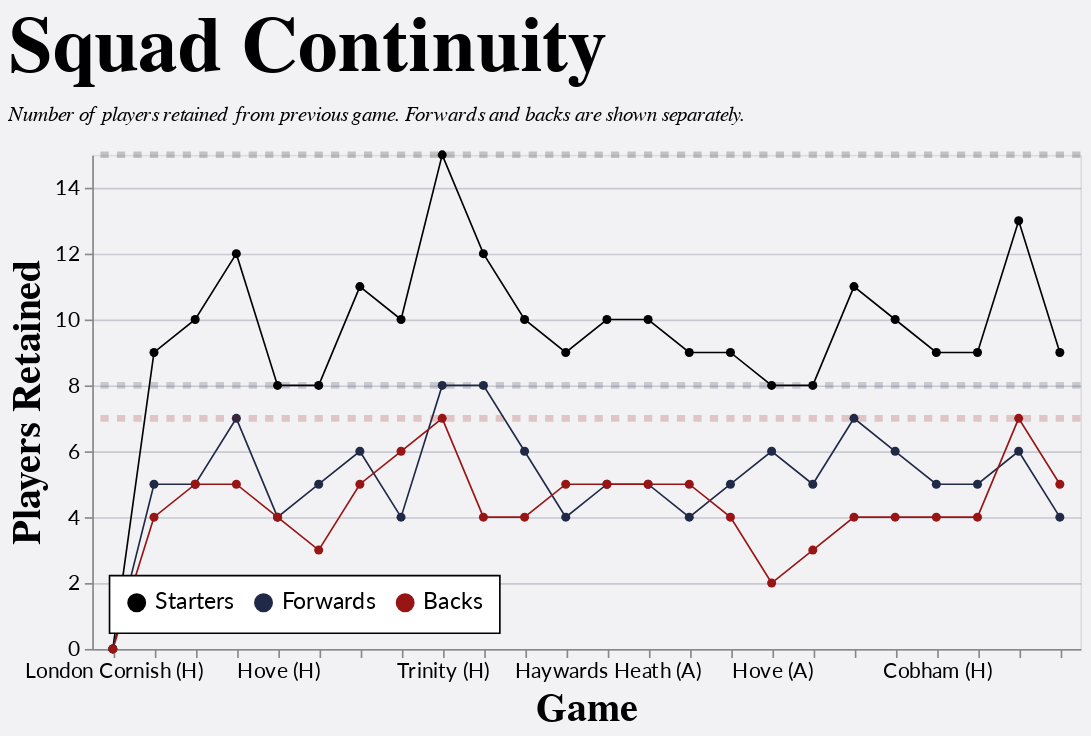

Notebook source saved alongside this figure:
### Code cell
cont_df = team_sheets()

df = cont_df[(cont_df["Squad"] == "1st") & (cont_df["Season"] == "2024/25")].reset_index()


line = (
    alt.Chart(df)
    .mark_line(point=True, size=1)
    .transform_fold(
        ["Starters_retained", "Forwards_retained", "Backs_retained"],
        as_=["Retained", "Count"]
    )
    .transform_calculate(
        Retained="replace(datum.Retained, '_retained', '')"
    )
    .encode(
        x=alt.X("GameID:O", title="Game", axis=alt.Axis(labelOverlap=True), sort=alt.EncodingSortField(field="index")),
        y=alt.Y("Count:Q", title="Players Retained", scale=alt.Scale(domain=[0, 15])),
        color=alt.Color(
            "Retained:N", 
            title=None, 
            scale=alt.Scale(
                domain=["Starters", "Forwards", "Backs"], 
                range=["black", "#202946", "#981515"]
            ),
            legend=alt.Legend(orient="bottom-left", direction="horizontal")
        ),
        tooltip=[
            alt.Tooltip("GameID:O", title="Game"),
            alt.Tooltip("Retained:N", title="Players"),
            alt.Tooltip("Count:Q", title="Retained from previous game"),
        ],
    )
)

# Add horizontal line at 15
line = line + (
    alt.Chart(pd.DataFrame({"y": [15, 8, 7], "Retained": ["Starters", "Forwards", "Backs"]}))
    .mark_rule(color="red", strokeWidth=4, opacity=0.2, strokeDash=[5, 5])
    .encode(
        y=alt.Y("y:Q", title="Players Retained", scale=alt.Scale(domain=[0, 15])),
        color=alt.Color(
            "Retained:N", 
            title=None, 
            scale=alt.Scale(
                domain=["Starters", "Forwards", "Backs"], 
                range=["black", "#202946", "#981515"]
            )
        ),
    )
)
line = line.properties(
    title=alt.Title(
        text="Squad Continuity",
        subtitle="Number of players retained from previous game. Forwards and backs are shown separately.",
    ),
    width=alt.Step(25),
    height=300,
)
line

### Figure 1 — Vega-Lite specification as saved in the notebook (floating-point values rounded to 4 significant figures)
{"config": {"axis": {"labelFont": "Lato, sans-serif", "titleFont": "PT Sans Narrow, Helvetica Neue, Helvetica, Arial, sans-serif", "labelFontSize": 13, "titleFontSize": 24, "gridColor": "#202947", "gridOpacity": 0.2}, "header": {"labelFont": "PT Sans Narrow, Helvetica Neue, Helvetica, Arial, sans-serif", "titleFont": "PT Sans Narrow, Helvetica Neue, Helvetica, Arial, sans-serif", "labelFontSize": 24, "titleFontSize": 28, "labelFontWeight": "bold", "orient": "left"}, "legend": {"labelFont": "Lato, sans-serif", "titleFont": "PT Sans Narrow, Helvetica Neue, Helvetica, Arial, sans-serif", "labelFontSize": 14, "titleFontSize": 16, "titlePadding": 5, "fillColor": "white", "strokeColor": "black", "padding": 10, "titleFontWeight": "lighter", "titleFontStyle": "italic", "titleColor": "gray", "offset": 10}, "title": {"font": "PT Sans Narrow, Helvetica Neue, Helvetica, Arial, sans-serif", "fontSize": 48, "fontWeight": "bold", "anchor": "start", "align": "center", "titlePadding": 20, "subtitlePadding": 10, "subtitleFontSize": 13, "subtitleColor": "", "subtitleFontStyle": "italic", "offset": 15, "color": "black"}, "axisX": {"labelAngle": 0}, "facet": {"title": null, "header": null, "align": {"row": "each", "column": "each"}}, "resolve": {"scale": {"y": "independent", "facet": "independent"}}, "background": "#f2f1f4"}, "layer": [{"data": {"name": "data-ac32ce4ba1a815c196261255bbebf2c3"}, "mark": {"type": "line", "point": true, "size": 1}, "encoding": {"color": {"field": "Retained", "legend": {"direction": "horizontal", "orient": "bottom-left"}, "scale": {"domain": ["Starters", "Forwards", "Backs"], "range": ["black", "#202946", "#981515"]}, "title": null, "type": "nominal"}, "tooltip": [{"field": "GameID", "title": "Game", "type": "ordinal"}, {"field": "Retained", "title": "Players", "type": "nominal"}, {"field": "Count", "title": "Retained from previous game", "type": "quantitative"}], "x": {"axis": {"labelOverlap": true}, "field": "GameID", "sort": {"field": "index"}, "title": "Game", "type": "ordinal"}, "y": {"field": "Count", "scale": {"domain": [0, 15]}, "title": "Players Retained", "type": "quantitative"}}, "transform": [{"fold": ["Starters_retained", "Forwards_retained", "Backs_retained"], "as": ["Retained", "Count"]}, {"calculate": "replace(datum.Retained, '_retained', '')", "as": "Retained"}]}, {"data": {"name": "data-a49d56d615e65a930674f93cde2ee8b4"}, "mark": {"type": "rule", "color": "red", "opacity": 0.2, "strokeDash": [5, 5], "strokeWidth": 4}, "encoding": {"color": {"field": "Retained", "scale": {"domain": ["Starters", "Forwards", "Backs"], "range": ["black", "#202946", "#981515"]}, "title": null, "type": "nominal"}, "y": {"field": "y", "scale": {"domain": [0, 15]}, "title": "Players Retained", "type": "quantitative"}}}], "height": 300, "title": {"text": "Squad Continuity", "subtitle": "Number of players retained from previous game. Forwards and backs are shown separately."}, "width": {"step": 25}, "$schema": "https://vega.github.io/schema/vega-lite/v5.20.1.json", "datasets": {"data-ac32ce4ba1a815c196261255bbebf2c3": [{"index": 66, "Season": "2024/25", "Competition": "Counties 1 Surrey/Sussex", "Opposition": "London Cornish", "Score": "16 - 18", "Captain": "Ryland Thomas", "VC1": "Chris May-Miller", "VC2": null, "1": "Guy Collins", "2": "Ben Tottman", "3": "Josh Brimecombe", "4": "Sam Lindsay-McCall", "5": "Ollie Toogood", "6": "Josh Weaver", "7": "Ryland Thomas", "8": "Dan Billin", "9": "Chris Taylor", "10": "Luke Maker", "11": "Jake Radcliffe", "12": "Chris May-Miller", "13": "Ted Hardisty", "14": "Ali Moffatt", "15": "Noah Roberts", "16": "Or Shay", "17": "Tom Mooney", "18": "Jack Billin", "19": null, "20": null, "21": null, "22": null, "23": null, "24": null, "25": null, "26": null, "27": null, "28": null, "29": null, "Squad": "1st", "GameSort": 66, "GameID": "London Cornish (H)", "Home/Away": "H", "GameType": "League", "PF": 16, "PA": 18, "Result": "L", "Forwards_retained": 0, "Backs_retained": 0, "Starters_retained": 0, "FullSquad_retained": 0}, {"index": 67, "Season": "2024/25", "Competition": "Counties 1 Surrey/Sussex", "Opposition": "Old Haileyburians", "Score": "60 - 0", "Captain": "Ben Tottman", "VC1": null, "VC2": null, "1": "Or Shay", "2": "Ben Tottman", "3": "Josh Brimecombe", "4": "Sam Lindsay-McCall", "5": "Tom Mooney", "6": "Josh Weaver", "7": "Rory Evans", "8": "Dan Billin", "9": "Jack Billin", "10": "Luke Maker", "11": "Jake Radcliffe", "12": "Rhys Skinner", "13": "Alister Yaffa", "14": "Ali Moffatt", "15": "Noah Roberts", "16": "George Beet", "17": "Pete Morley", "18": "Oli Billin", "19": null, "20": null, "21": null, "22": null, "23": null, "24": null, "25": null, "26": null, "27": null, "28": null, "29": null, "Squad": "1st", "GameSort": 67, "GameID": "Old Haileyburians (A)", "Home/Away": "A", "GameType": "League", "PF": 0, "PA": 60, "Result": "L", "Forwards_retained": 5, "Backs_retained": 4, "Starters_retained": 9, "FullSquad_retained": 12}, {"index": 68, "Season": "2024/25", "Competition": "Counties 1 Surrey/Sussex", "Opposition": "Haywards Heath", "Score": "24 - 19", "Captain": "Ryland Thomas", "VC1": "Chris May-Miller", "VC2": null, "1": "Guy Collins", "2": "Ben Tottman", "3": "Josh Brimecombe", "4": "Sam Lindsay-McCall", "5": "Ollie Toogood", "6": "Tom Mooney", "7": "Ryland Thomas", "8": "Dan Billin", "9": "Chris Taylor", "10": "Luke Maker", "11": "Jake Radcliffe", "12": "Rhys Skinner", "13": "Chris May-Miller", "14": "Ali Moffatt", "15": "Alister Yaffa", "16": "Ben Pellett", "17": "Max Morgan", "18": "Oli Billin", "19": null, "20": null, "21": null, "22": null, "23": null, "24": null, "25": null, "26": null, "27": null, "28": null, "29": null, "Squad": "1st", "GameSort": 68, "GameID": "Haywards Heath (H)", "Home/Away": "H", "GameType": "League", "PF": 24, "PA": 19, "Result": "W", "Forwards_retained": 5, "Backs_retained": 5, "Starters_retained": 10, "FullSquad_retained": 11}, {"index": 69, "Season": "2024/25", "Competition": "Counties 1 Surrey/Sussex", "Opposition": "Weybridge Vandals", "Score": "48 - 15", "Captain": "Ryland Thomas", "VC1": "Chris May-Miller", "VC2": null, "1": "Guy Collins", "2": "Ben Tottman", "3": "Josh Brimecombe", "4": "Sam Lindsay-McCall", "5": "Ollie Toogood", "6": "Josh Weaver", "7": "Ryland Thomas", "8": "Dan Billin", "9": "Chris Taylor", "10": "Dan Poulton", "11": "Jake Radcliffe", "12": "Max Crawley-Moore", "13": "Chris May-Miller", "14": "Ali Moffatt", "15": "Luke Maker", "16": "James Funnell", "17": "John Peaty", "18": "Harrison Berry", "19": null, "20": null, "21": null, "22": null, "23": null, "24": null, "25": null, "26": null, "27": null, "28": null, "29": null, "Squad": "1st", "GameSort": 69, "GameID": "Weybridge Vandals (A)", "Home/Away": "A", "GameType": "League", "PF": 15, "PA": 48, "Result": "L", "Forwards_retained": 7, "Backs_retained": 5, "Starters_retained": 12, "FullSquad_retained": 12}, {"index": 70, "Season": "2024/25", "Competition": "Counties 1 Surrey/Sussex", "Opposition": "Hove", "Score": "21 - 34", "Captain": "Ryland Thomas", "VC1": "Chris May-Miller", "VC2": null, "1": "James Funnell", "2": "George Beet", "3": "Josh Brimecombe", "4": "Sam Lindsay-McCall", "5": "John Peaty", "6": "Tom Mooney", "7": "Ryland Thomas", "8": "Dan Billin", "9": "Chris Taylor", "10": "Luke Maker", "11": "Ted Hardisty", "12": "Max Crawley-Moore", "13": "Chris May-Miller", "14": "Alister Yaffa", "15": "Oli Billin", "16": "Connor Leggat", "17": "Josh Weaver", "18": "Mark Lewis", "19": null, "20": null, "21": null, "22": null, "23": null, "24": null, "25": null, "26": null, "27": null, "28": null, "29": null, "Squad": "1st", "GameSort": 70, "GameID": "Hove (H)", "Home/Away": "H", "GameType": "League", "PF": 21, "PA": 34, "Result": "L", "Forwards_retained": 4, "Backs_retained": 4, "Starters_retained": 8, "FullSquad_retained": 11}, {"index": 71, "Season": "2024/25", "Competition": "Counties 1 Surrey/Sussex", "Opposition": "Twickenham", "Score": "41 - 31", "Captain": "Ryland Thomas", "VC1": null, "VC2": null, "1": "Guy Collins", "2": "George Beet", "3": "Ben Tottman", "4": "Sam Lindsay-McCall", "5": "Ollie Toogood", "6": "Tom Mooney", "7": "Ryland Thomas", "8": "Dan Billin", "9": "Noah Roberts", "10": "Dan Poulton", "11": "Jake Radcliffe", "12": "Max Crawley-Moore", "13": "Ted Hardisty", "14": "Ali Moffatt", "15": "Luke Maker", "16": "Dave Bridges", "17": "Harrison Berry", "18": "Tim Morris", "19": null, "20": null, "21": null, "22": null, "23": null, "24": null, "25": null, "26": null, "27": null, "28": null, "29": null, "Squad": "1st", "GameSort": 71, "GameID": "Twickenham (A)", "Home/Away": "A", "GameType": "League", "PF": 31, "PA": 41, "Result": "L", "Forwards_retained": 5, "Backs_retained": 3, "Starters_retained": 8, "FullSquad_retained": 8}, {"index": 72, "Season": "2024/25", "Competition": "Counties 1 Surrey/Sussex", "Opposition": "KCS Old Boys", "Score": "29 - 33", "Captain": "Ryland Thomas", "VC1": "Chris May-Miller", "VC2": null, "1": "Dave Bridges", "2": "George Beet", "3": "Ben Tottman", "4": "Sam Lindsay-McCall", "5": "Ollie Toogood", "6": "Tom Mooney", "7": "Ryland Thomas", "8": "Connor Leggat", "9": "Noah Roberts", "10": "Oli Billin", "11": "Jake Radcliffe", "12": "Max Crawley-Moore", "13": "Chris May-Miller", "14": "Ted Hardisty", "15": "Luke Maker", "16": "Guy Collins", "17": "Dan Billin", "18": "Dan Poulton", "19": null, "20": null, "21": null, "22": null, "23": null, "24": null, "25": null, "26": null, "27": null, "28": null, "29": null, "Squad": "1st", "GameSort": 72, "GameID": "KCS Old Boys (H)", "Home/Away": "H", "GameType": "League", "PF": 29, "PA": 33, "Result": "L", "Forwards_retained": 6, "Backs_retained": 5, "Starters_retained": 11, "FullSquad_retained": 15}, {"index": 73, "Season": "2024/25", "Competition": "Counties 1 Surrey/Sussex", "Opposition": "Eastbourne", "Score": "33 - 36", "Captain": "Ryland Thomas", "VC1": "Chris May-Miller", "VC2": null, "1": "Guy Collins", "2": "Ben Tottman", "3": "Josh Brimecombe", "4": "John Peaty", "5": "Dan Billin", "6": "Tom Mooney", "7": "Ryland Thomas", "8": "Connor Leggat", "9": "Noah Roberts", "10": "Oli Billin", "11": "Jake Radcliffe", "12": "Max Crawley-Moore", "13": "Chris May-Miller", "14": "Ali Moffatt", "15": "Ted Hardisty", "16": "Or Shay", "17": "Sam Lindsay-McCall", "18": "George Beet", "19": null, "20": null, "21": null, "22": null, "23": null, "24": null, "25": null, "26": null, "27": null, "28": null, "29": null, "Squad": "1st", "GameSort": 73, "GameID": "Eastbourne (A)", "Home/Away": "A", "GameType": "League", "PF": 36, "PA": 33, "Result": "W", "Forwards_retained": 4, "Backs_retained": 6, "Starters_retained": 10, "FullSquad_retained": 14}, {"index": 74, "Season": "2024/25", "Competition": "Counties 1 Surrey/Sussex", "Opposition": "Trinity", "Score": "14 - 48", "Captain": "Ryland Thomas", "VC1": null, "VC2": null, "1": "Guy Collins", "2": "Ben Tottman", "3": "Josh Brimecombe", "4": "John Peaty", "5": "Dan Billin", "6": "Tom Mooney", "7": "Ryland Thomas", "8": "Connor Leggat", "9": "Noah Roberts", "10": "Oli Billin", "11": "Jake Radcliffe", "12": "Max Crawley-Moore", "13": "Chris May-Miller", "14": "Ali Moffatt", "15": "Ted Hardisty", "16": "George Beet", "17": "Sam Lindsay-McCall", "18": "Ben Beard", "19": null, "20": null, "21": null, "22": null, "23": null, "24": null, "25": null, "26": null, "27": null, "28": null, "29": null, "Squad": "1st", "GameSort": 74, "GameID": "Trinity (H)", "Home/Away": "H", "GameType": "League", "PF": 14, "PA": 48, "Result": "L", "Forwards_retained": 8, "Backs_retained": 7, "Starters_retained": 15, "FullSquad_retained": 17}, {"index": 75, "Season": "2024/25", "Competition": "Counties 1 Surrey/Sussex", "Opposition": "Old Rutlishians", "Score": "19 - 23", "Captain": "Ryland Thomas", "VC1": null, "VC2": null, "1": "Guy Collins", "2": "Ben Tottman", "3": "Josh Brimecombe", "4": "John Peaty", "5": "Dan Billin", "6": "Tom Mooney", "7": "Ryland Thomas", "8": "Connor Leggat", "9": "Sam Spriddell", "10": "Noah Roberts", "11": "Jake Radcliffe", "12": "Max Crawley-Moore", "13": "Chris May-Miller", "14": "Ben Beard", "15": "Will Roberts", "16": "Dave Bridges", "17": "Sam Lindsay-McCall", "18": "Ted Hardisty", "19": null, "20": null, "21": null, "22": null, "23": null, "24": null, "25": null, "26": null, "27": null, "28": null, "29": null, "Squad": "1st", "GameSort": 75, "GameID": "Old Rutlishians (H)", "Home/Away": "H", "GameType": "League", "PF": 19, "PA": 23, "Result": "L", "Forwards_retained": 8, "Backs_retained": 4, "Starters_retained": 12, "FullSquad_retained": 15}, {"index": 76, "Season": "2024/25", "Competition": "Counties 1 Surrey/Sussex", "Opposition": "Cobham", "Score": "26 - 7", "Captain": "Ryland Thomas", "VC1": "Sam Spriddell", "VC2": null, "1": "Guy Collins", "2": "Ben Tottman", "3": "Josh Brimecombe", "4": "Daan Hulst", "5": "Sam Lindsay-McCall", "6": "Dan Billin", "7": "Ryland Thomas", "8": "Connor Leggat", "9": "Sam Spriddell", "10": "Noah Roberts", "11": "Will Roberts", "12": "Max Crawley-Moore", "13": "Ted Hardisty", "14": "Duncan Fraser", "15": "Luke Maker", "16": "George Beet", "17": "Tim Morris", "18": "Rory Evans", "19": null, "20": null, "21": null, "22": null, "23": null, "24": null, "25": null, "26": null, "27": null, "28": null, "29": null, "Squad": "1st", "GameSort": 76, "GameID": "Cobham (A)", "Home/Away": "A", "GameType": "League", "PF": 7, "PA": 26, "Result": "L", "Forwards_retained": 6, "Backs_retained": 4, "Starters_retained": 10, "FullSquad_retained": 12}, {"index": 77, "Season": "2024/25", "Competition": "Counties 1 Surrey/Sussex", "Opposition": "Old Haileyburians", "Score": "18 - 5", "Captain": "Chris May-Miller", "VC1": null, "VC2": null, "1": "Guy Collins", "2": "George Beet", "3": "Josh Brimecombe", "4": "Sam Lindsay-McCall", "5": "Oscar Staples", "6": "Tom Mooney", "7": "Rory Evans", "8": "Connor Leggat", "9": "Sam Spriddell", "10": "Noah Roberts", "11": "Will Roberts", "12": "Chris May-Miller", "13": "Luke Maker", "14": "Ted Hardisty", "15": "Oli Billin", "16": "Dave Bridges", "17": "Tim Morris", "18": "Max Crawley-Moore", "19": null, "20": null, "21": null, "22": null, "23": null, "24": null, "25": null, "26": null, "27": null, "28": null, "29": null, "Squad": "1st", "GameSort": 77, "GameID": "Old Haileyburians (H)", "Home/Away": "H", "GameType": "League", "PF": 18, "PA": 5, "Result": "W", "Forwards_retained": 4, "Backs_retained": 5, "Starters_retained": 9, "FullSquad_retained": 13}, {"index": 78, "Season": "2024/25", "Competition": "Counties 1 Surrey/Sussex", "Opposition": "Haywards Heath", "Score": "33 - 5", "Captain": "Ryland Thomas", "VC1": "Sam Spriddell", "VC2": null, "1": "Dave Bridges", "2": "Ben Tottman", "3": "Josh Brimecombe", "4": "Sam Lindsay-McCall", "5": "Oscar Staples", "6": "Tom Mooney", "7": "Ryland Thomas", "8": "Connor Leggat", "9": "Sam Spriddell", "10": "Noah Roberts", "11": "Jake Radcliffe", "12": "Max Crawley-Moore", "13": "Luke Maker", "14": "Ted Hardisty", "15": "Oli Billin", "16": "Guy Collins", "17": "Will Bramwell", "18": "Colm Geraghty", "19": null, "20": null, "21": null, "22": null, "23": null, "24": null, "25": null, "26": null, "27": null, "28": null, "29": null, "Squad": "1st", "GameSort": 78, "GameID": "Haywards Heath (A)", "Home/Away": "A", "GameType": "League", "PF": 5, "PA": 33, "Result": "L", "Forwards_retained": 5, "Backs_retained": 5, "Starters_retained": 10, "FullSquad_retained": 13}, {"index": 79, "Season": "2024/25", "Competition": "Counties 1 Surrey/Sussex", "Opposition": "Weybridge Vandals", "Score": "14 - 20", "Captain": "Chris May-Miller", "VC1": null, "VC2": null, "1": "Dave Bridges", "2": "Ben Tottman", "3": "Josh Brimecombe", "4": "Guy Collins", "5": "Sam Lindsay-McCall", "6": "Tim Morris", "7": "Rory Evans", "8": "Connor Leggat", "9": "Sam Spriddell", "10": "Oli Billin", "11": "Jake Radcliffe", "12": "Dante Maynard", "13": "Chris May-Miller", "14": "Ted Hardisty", "15": "Luke Maker", "16": "Oscar Staples", "17": "Ryland Thomas", "18": "Noah Roberts", "19": null, "20": null, "21": null, "22": null, "23": null, "24": null, "25": null, "26": null, "27": null, "28": null, "29": null, "Squad": "1st", "GameSort": 79, "GameID": "Weybridge Vandals (H)", "Home/Away": "H", "GameType": "League", "PF": 14, "PA": 20, "Result": "L", "Forwards_retained": 5, "Backs_retained": 5, "Starters_retained": 10, "FullSquad_retained": 14}, {"index": 80, "Season": "2024/25", "Competition": "Counties 1 Surrey/Sussex", "Opposition": "Twickenham", "Score": "10 - 47", "Captain": "Chris May-Miller", "VC1": null, "VC2": null, "1": "Guy Collins", "2": "George Beet", "3": "Josh Brimecombe", "4": "Tim Morris", "5": "Sam Lindsay-McCall", "6": "John Peaty", "7": "Oscar Staples", "8": "Dan Billin", "9": "Sam Spriddell", "10": "Oli Billin", "11": "Ali Moffatt", "12": "Chris May-Miller", "13": "Ted Hardisty", "14": "Will Roberts", "15": "Luke Maker", "16": "Ben Tottman", "17": "Connor Leggat", "18": "Jake Radcliffe", "19": null, "20": null, "21": null, "22": null, "23": null, "24": null, "25": null, "26": null, "27": null, "28": null, "29": null, "Squad": "1st", "GameSort": 80, "GameID": "Twickenham (H)", "Home/Away": "H", "GameType": "League", "PF": 10, "PA": 47, "Result": "L", "Forwards_retained": 4, "Backs_retained": 5, "Starters_retained": 9, "FullSquad_retained": 13}, {"index": 81, "Season": "2024/25", "Competition": "Counties 1 Surrey/Sussex", "Opposition": "KCS Old Boys", "Score": "27 - 22", "Captain": "John Peaty", "VC1": "Sam Spriddell", "VC2": null, "1": "Guy Collins", "2": "Ben Tottman", "3": "Josh Brimecombe", "4": "Sam Lindsay-McCall", "5": "John Peaty", "6": "Oscar Staples", "7": "Josh Weaver", "8": "Tom Mooney", "9": "Sam Spriddell", "10": "Oli Billin", "11": "Jake Radcliffe", "12": "Aaron Boczek", "13": "Luke Maker", "14": "Will Roberts", "15": "Noah Roberts", "16": "Dave Bridges", "17": "Tim Morris", "18": "Dan Poulton", "19": null, "20": null, "21": null, "22": null, "23": null, "24": null, "25": null, "26": null, "27": null, "28": null, "29": null, "Squad": "1st", "GameSort": 81, "GameID": "KCS Old Boys (A)", "Home/Away": "A", "GameType": "League", "PF": 22, "PA": 27, "Result": "L", "Forwards_retained": 5, "Backs_retained": 4, "Starters_retained": 9, "FullSquad_retained": 12}, {"index": 82, "Season": "2024/25", "Competition": "Counties 1 Surrey/Sussex", "Opposition": "Hove", "Score": "18 - 11", "Captain": "Chris May-Miller", "VC1": "John Peaty", "VC2": null, "1": "Guy Collins", "2": "Reggie Harris", "3": "Josh Brimecombe", "4": "Tim Morris", "5": "Sam Lindsay-McCall", "6": "John Peaty", "7": "Josh Weaver", "8": "Tom Mooney", "9": "Noah Roberts", "10": "Dan Poulton", "11": "Ali Moffatt", "12": "Rhys Skinner", "13": "Chris May-Miller", "14": "Will Roberts", "15": "Ted Hardisty", "16": "George Naylor", "17": "Ryland Thomas", "18": "Nathan Oliver", "19": null, "20": null, "21": null, "22": null, "23": null, "24": null, "25": null, "26": null, "27": null, "28": null, "29": null, "Squad": "1st", "GameSort": 82, "GameID": "Hove (A)", "Home/Away": "A", "GameType": "League", "PF": 11, "PA": 18, "Result": "L", "Forwards_retained": 6, "Backs_retained": 2, "Starters_retained": 8, "FullSquad_retained": 10}, {"index": 83, "Season": "2024/25", "Competition": "Counties 1 Surrey/Sussex", "Opposition": "Eastbourne", "Score": "14 - 15", "Captain": "Ryland Thomas", "VC1": "Chris May-Miller", "VC2": null, "1": "Guy Collins", "2": "Ben Tottman", "3": "Josh Brimecombe", "4": "Tom Mooney", "5": "Sam Lindsay-McCall", "6": "Ryland Thomas", "7": "Josh Weaver", "8": "Connor Leggat", "9": "Noah Roberts", "10": "Noah Merrion", "11": "Jake Radcliffe", "12": "Chris May-Miller", "13": "Luke Maker", "14": "Ted Hardisty", "15": "Oli Billin", "16": "George Naylor", "17": "Oscar Staples", "18": "Ryan Morlen", "19": null, "20": null, "21": null, "22": null, "23": null, "24": null, "25": null, "26": null, "27": null, "28": null, "29": null, "Squad": "1st", "GameSort": 83, "GameID": "Eastbourne (H)", "Home/Away": "H", "GameType": "League", "PF": 14, "PA": 15, "Result": "L", "Forwards_retained": 5, "Backs_retained": 3, "Starters_retained": 8, "FullSquad_retained": 10}, {"index": 84, "Season": "2024/25", "Competition": "Counties 1 Surrey/Sussex", "Opposition": "Trinity", "Score": "34 - 18", "Captain": "Ryland Thomas", "VC1": "Chris May-Miller", "VC2": null, "1": "Guy Collins", "2": "Ben Tottman", "3": "Josh Brimecombe", "4": "Tom Mooney", "5": "Sam Lindsay-McCall", "6": "Josh Weaver", "7": "Ryland Thomas", "8": "Aaron Boczek", "9": "Sam Spriddell", "10": "Oli Billin", "11": "Will Roberts", "12": "Chris May-Miller", "13": "Ted Hardisty", "14": "Ali Moffatt", "15": "Noah Roberts", "16": "Dave Bridges", "17": "Tim Morris", "18": "Paddy Shepherd", "19": null, "20": null, "21": null, "22": null, "23": null, "24": null, "25": null, "26": null, "27": null, "28": null, "29": null, "Squad": "1st", "GameSort": 84, "GameID": "Trinity (A)", "Home/Away": "A", "GameType": "League", "PF": 18, "PA": 34, "Result": "L", "Forwards_retained": 7, "Backs_retained": 4, "Starters_retained": 11, "FullSquad_retained": 11}, {"index": 85, "Season": "2024/25", "Competition": "Counties 1 Surrey/Sussex", "Opposition": "Old Rutlishians", "Score": "71 - 14", "Captain": "Chris May-Miller", "VC1": "John Peaty", "VC2": null, "1": "Guy Collins", "2": "Ben Tottman", "3": "Josh Brimecombe", "4": "Sam Lindsay-McCall", "5": "John Peaty", "6": "Josh Weaver", "7": "Oscar Staples", "8": "Aaron Boczek", "9": "Noah Roberts", "10": "Noah Merrion", "11": "Jake Radcliffe", "12": "Rhys Skinner", "13": "Chris May-Miller", "14": "Ted Hardisty", "15": "Oli Billin", "16": "Michael Presland", "17": "Paddy Shepherd", "18": "Will Roberts", "19": null, "20": null, "21": null, "22": null, "23": null, "24": null, "25": null, "26": null, "27": null, "28": null, "29": null, "Squad": "1st", "GameSort": 85, "GameID": "Old Rutlishians (A)", "Home/Away": "A", "GameType": "League", "PF": 14, "PA": 71, "Result": "L", "Forwards_retained": 6, "Backs_retained": 4, "Starters_retained": 10, "FullSquad_retained": 12}, {"index": 86, "Season": "2024/25", "Competition": "Counties 1 Surrey/Sussex", "Opposition": "Cobham", "Score": "21 - 43", "Captain": "Ryland Thomas", "VC1": "John Peaty", "VC2": null, "1": "Guy Collins", "2": "Ben Tottman", "3": "George Naylor", "4": "Sam Lindsay-McCall", "5": "John Peaty", "6": "Tom Mooney", "7": "Ryland Thomas", "8": "Aaron Boczek", "9": "Mark Lewis", "10": "Noah Merrion", "11": "Sam Spriddell", "12": "Jake Radcliffe", "13": "Ted Hardisty", "14": "Will Roberts", "15": "Oli Billin", "16": "Michael Presland", "17": "Josh Weaver", "18": "Noah Roberts", "19": null, "20": null, "21": null, "22": null, "23": null, "24": null, "25": null, "26": null, "27": null, "28": null, "29": null, "Squad": "1st", "GameSort": 86, "GameID": "Cobham (H)", "Home/Away": "H", "GameType": "League", "PF": 21, "PA": 43, "Result": "L", "Forwards_retained": 5, "Backs_retained": 4, "Starters_retained": 9, "FullSquad_retained": 13}, {"index": 87, "Season": "2024/25", "Competition": "Counties 1 Surrey/Sussex", "Opposition": "London Cornish", "Score": "21 - 21", "Captain": "Ryland Thomas", "VC1": "Chris May-Miller", "VC2": null, "1": "Michael Presland", "2": "Ben Tottman", "3": "Reggie Harris", "4": "Sam Lindsay-McCall", "5": "John Peaty", "6": "Oscar Staples", "7": "Ryland Thomas", "8": "Tom Mooney", "9": "Jack Billin", "10": "Oli Billin", "11": "Jake Radcliffe", "12": "Chris May-Miller", "13": "Ted Hardisty", "14": "Will Roberts", "15": "Noah Roberts", "16": "Josh Brimecombe", "17": "Will Bramwell", "18": "Ben Marelli", "19": null, "20": null, "21": null, "22": null, "23": null, "24": null, "25": null, "26": null, "27": null, "28": null, "29": null, "Squad": "1st", "GameSort": 87, "GameID": "London Cornish (A)", "Home/Away": "A", "GameType": "League", "PF": 21, "PA": 21, "Result": "D", "Forwards_retained": 5, "Backs_retained": 4, "Starters_retained": 9, "FullSquad_retained": 11}, {"index": 88, "Season": "2024/25", "Competition": "Counties 1 South Shield", "Opposition": "Haywards Heath", "Score": "45 - 38", "Captain": "Ryland Thomas", "VC1": "Chris May-Miller", "VC2": null, "1": "Guy Collins", "2": "Reggie Harris", "3": "Michael Presland", "4": "Sam Lindsay-McCall", "5": "John Peaty", "6": "Will Bramwell", "7": "Ryland Thomas", "8": "Tom Mooney", "9": "Jack Billin", "10": "Oli Billin", "11": "Ted Hardisty", "12": "Jake Radcliffe", "13": "Chris May-Miller", "14": "Will Roberts", "15": "Noah Roberts", "16": "Josh Brimecombe", "17": "Mark Oliver", "18": "Tom Kennedy", "19": "Oscar Staples", "20": "Ben Marelli", "21": "Luke Maker", "22": null, "23": null, "24": null, "25": null, "26": null, "27": null, "28": null, "29": null, "Squad": "1st", "GameSort": 88, "GameID": "Haywards Heath (H)2", "Home/Away": "H", "GameType": "Cup", "PF": 45, "PA": 38, "Result": "W", "Forwards_retained": 6, "Backs_retained": 7, "Starters_retained": 13, "FullSquad_retained": 17}, {"index": 89, "Season": "2024/25", "Competition": "Counties 1 South Shield", "Opposition": "Ashford", "Score": "27 - 16", "Captain": "Ryland Thomas", "VC1": "Chris May-Miller", "VC2": null, "1": "Guy Collins", "2": "Ben Tottman", "3": "Josh Brimecombe", "4": "Will Bramwell", "5": "Sam Lindsay-McCall", "6": "Oscar Staples", "7": "Freddie Mitchell", "8": "Ryland Thomas", "9": "Jack Billin", "10": "Luke Maker", "11": "Ben Marelli", "12": "Jake Radcliffe", "13": "Chris May-Miller", "14": "Ted Hardisty", "15": "Noah Roberts", "16": "Reggie Harris", "17": "Mark Oliver", "18": "Nathan Oliver", "19": "Will Roberts", "20": null, "21": null, "22": null, "23": null, "24": null, "25": null, "26": null, "27": null, "28": null, "29": null, "Squad": "1st", "GameSort": 89, "GameID": "Ashford (A)", "Home/Away": "A", "GameType": "Cup", "PF": 16, "PA": 27, "Result": "L", "Forwards_retained": 4, "Backs_retained": 5, "Starters_retained": 9, "FullSquad_retained": 16}], "data-a49d56d615e65a930674f93cde2ee8b4": [{"y": 15, "Retained": "Starters"}, {"y": 8, "Retained": "Forwards"}, {"y": 7, "Retained": "Backs"}]}}
